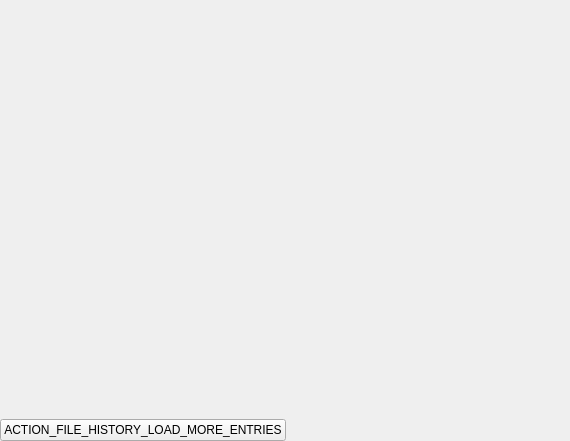
<?xml version="1.0" encoding="UTF-8"?>
<ui version="4.0">
 <class>FileHistoryWidget</class>
 <widget class="QWidget" name="FileHistoryWidget">
  <property name="geometry">
   <rect>
    <x>0</x>
    <y>0</y>
    <width>570</width>
    <height>441</height>
   </rect>
  </property>
  <property name="windowTitle">
   <string>Form</string>
  </property>
  <layout class="QVBoxLayout" name="verticalLayout">
   <property name="leftMargin">
    <number>0</number>
   </property>
   <property name="topMargin">
    <number>0</number>
   </property>
   <property name="rightMargin">
    <number>0</number>
   </property>
   <property name="bottomMargin">
    <number>0</number>
   </property>
   <item>
    <layout class="QVBoxLayout" name="vertical_layout">
     <property name="spacing">
      <number>0</number>
     </property>
     <property name="topMargin">
      <number>0</number>
     </property>
     <property name="bottomMargin">
      <number>0</number>
     </property>
     <item>
      <widget class="QScrollArea" name="area_list">
       <property name="frameShape">
        <enum>QFrame::NoFrame</enum>
       </property>
       <property name="frameShadow">
        <enum>QFrame::Plain</enum>
       </property>
       <property name="horizontalScrollBarPolicy">
        <enum>Qt::ScrollBarAlwaysOff</enum>
       </property>
       <property name="widgetResizable">
        <bool>true</bool>
       </property>
       <widget class="QWidget" name="scrollAreaWidgetContents">
        <property name="geometry">
         <rect>
          <x>0</x>
          <y>0</y>
          <width>568</width>
          <height>390</height>
         </rect>
        </property>
        <layout class="QVBoxLayout" name="verticalLayout_4">
         <property name="leftMargin">
          <number>0</number>
         </property>
         <property name="topMargin">
          <number>0</number>
         </property>
         <property name="rightMargin">
          <number>0</number>
         </property>
         <property name="bottomMargin">
          <number>0</number>
         </property>
         <item>
          <layout class="QVBoxLayout" name="layout_history"/>
         </item>
         <item>
          <spacer name="verticalSpacer">
           <property name="orientation">
            <enum>Qt::Vertical</enum>
           </property>
           <property name="sizeHint" stdset="0">
            <size>
             <width>20</width>
             <height>40</height>
            </size>
           </property>
          </spacer>
         </item>
        </layout>
       </widget>
      </widget>
     </item>
     <item>
      <widget class="QFrame" name="spinner_frame">
       <property name="sizePolicy">
        <sizepolicy hsizetype="Expanding" vsizetype="Preferred">
         <horstretch>0</horstretch>
         <verstretch>0</verstretch>
        </sizepolicy>
       </property>
       <property name="minimumSize">
        <size>
         <width>0</width>
         <height>0</height>
        </size>
       </property>
       <layout class="QVBoxLayout" name="verticalLayout_2">
        <property name="spacing">
         <number>0</number>
        </property>
        <property name="leftMargin">
         <number>0</number>
        </property>
        <property name="topMargin">
         <number>0</number>
        </property>
        <property name="rightMargin">
         <number>0</number>
        </property>
        <property name="bottomMargin">
         <number>0</number>
        </property>
        <item>
         <layout class="QHBoxLayout" name="horizontalLayout_4">
          <property name="spacing">
           <number>0</number>
          </property>
          <item>
           <spacer name="horizontalSpacer_2">
            <property name="orientation">
             <enum>Qt::Horizontal</enum>
            </property>
            <property name="sizeHint" stdset="0">
             <size>
              <width>40</width>
              <height>20</height>
             </size>
            </property>
           </spacer>
          </item>
          <item>
           <widget class="SpinnerWidget" name="spinner" native="true"/>
          </item>
          <item>
           <spacer name="horizontalSpacer_3">
            <property name="orientation">
             <enum>Qt::Horizontal</enum>
            </property>
            <property name="sizeHint" stdset="0">
             <size>
              <width>40</width>
              <height>20</height>
             </size>
            </property>
           </spacer>
          </item>
         </layout>
        </item>
       </layout>
      </widget>
     </item>
     <item>
      <layout class="QHBoxLayout" name="horizontalLayout">
       <item>
        <widget class="QPushButton" name="button_load_more_entries">
         <property name="cursor">
          <cursorShape>PointingHandCursor</cursorShape>
         </property>
         <property name="text">
          <string>ACTION_FILE_HISTORY_LOAD_MORE_ENTRIES</string>
         </property>
        </widget>
       </item>
       <item>
        <spacer name="horizontalSpacer">
         <property name="orientation">
          <enum>Qt::Horizontal</enum>
         </property>
         <property name="sizeHint" stdset="0">
          <size>
           <width>40</width>
           <height>20</height>
          </size>
         </property>
        </spacer>
       </item>
      </layout>
     </item>
    </layout>
   </item>
  </layout>
 </widget>
 <customwidgets>
  <customwidget>
   <class>SpinnerWidget</class>
   <extends>QWidget</extends>
   <header>guardata.core.gui.custom_widgets</header>
   <container>1</container>
  </customwidget>
 </customwidgets>
 <resources/>
 <connections/>
</ui>
